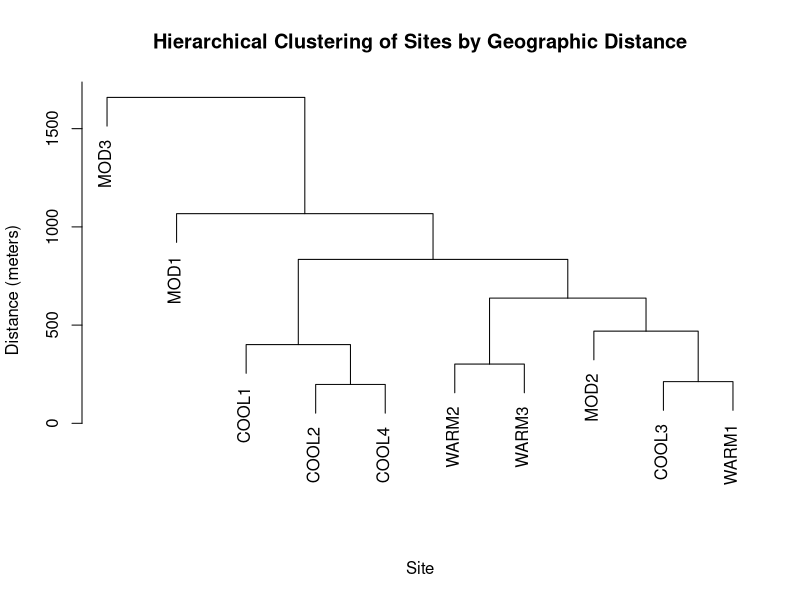

Write R code to recreate this figure.
# ====================================================
# Script Name: site_spatial_analysis.R
# Project: TundraBUZZ 2024-25
# Author: Alex Beauchemin
# Date Created: 2025-04-15
# Last Modified: 2025-04-22
# Description: This script does an exploratory analysis of distances between site locations as well as carrying out a hierarchical clustering analysis.
# Dependencies: R package: geosphere
# ====================================================

# Load packages
library(geosphere)


#### Define site coordinates ----
# Define site coordinates
coords_cool <- data.frame(
  site = c("COOL1", "COOL2", "COOL3", "COOL4"),
  lat = c(69.56863, 69.56984, 69.57541, 69.57161),
  lon = c(-138.91122, -138.90289, -138.89679, -138.90336)
)

coords_mod <- data.frame(
  site = c("MOD1", "MOD2", "MOD3"),
  lat = c(69.57969, 69.57637, 69.58023),
  lon = c(-138.91010, -138.88717, -138.86055)
)

coords_warm <- data.frame(
  site = c("WARM1", "WARM2", "WARM3"),
  lat = c(69.57367, 69.57176, 69.57268),
  lon = c(-138.89902, -138.87789, -138.88519)
)

# Add temp_group column to each
coords_cool$temp_group <- "COOL"
coords_mod$temp_group  <- "MOD"
coords_warm$temp_group <- "WARM"

# Combine all site coordinate data frames
coords_all <- rbind(coords_cool, coords_mod, coords_warm)

# Compute all pairwise distances (in meters)
dist_matrix <- distm(coords_all[, c("lon", "lat")], fun = distHaversine)

# Extract upper triangle of matrix
dists <- dist_matrix[upper.tri(dist_matrix)]

# Average distance in meters
mean_distance_m <- mean(dists)

# Convert to km if needed
mean_distance_km <- mean_distance_m / 1000
mean_distance_km




#### Calculate pairwise distances ----

# Create a function to calculate average pairwise distance between two groups
average_group_distance <- function(group1, group2, data) {
  # Subset coordinates
  coords1 <- data[data$temp_group == group1, c("lon", "lat")]
  coords2 <- data[data$temp_group == group2, c("lon", "lat")]
  
  # Create all pairwise combinations between the two groups
  pairs <- expand.grid(1:nrow(coords1), 1:nrow(coords2))
  
  # Calculate distances for all pairs
  dists <- mapply(function(i, j) {
    distHaversine(coords1[i, ], coords2[j, ])
  }, pairs[, 1], pairs[, 2])
  
  # Return mean distance (in meters)
  mean(dists)
}

# Calculate average pairwise distances between each group pair
avg_cool_mod  <- average_group_distance("COOL", "MOD", coords_all)
avg_cool_warm <- average_group_distance("COOL", "WARM", coords_all)
avg_mod_warm  <- average_group_distance("MOD", "WARM", coords_all)

# Print the results in km
cat("Average distance COOL to MOD:", round(avg_cool_mod / 1000, 2), "km\n")
cat("Average distance COOL to WARM:", round(avg_cool_warm / 1000, 2), "km\n")
cat("Average distance MOD to WARM:", round(avg_mod_warm / 1000, 2), "km\n")

# Get distance matrix (in meters)
dist_matrix <- distm(coords_all[, c("lon", "lat")], fun = distHaversine)
rownames(dist_matrix) <- coords_all$site
colnames(dist_matrix) <- coords_all$site

# Convert to dist object (required for hclust)
geo_dist <- as.dist(dist_matrix)

# Perform hierarchical clustering
hc_geo <- hclust(geo_dist, method = "average")  # or "complete", "ward.D", etc.

plot(hc_geo, main = "Hierarchical Clustering of Sites by Geographic Distance",
     xlab = "Site", sub = "", ylab = "Distance (meters)")

clusters <- cutree(hc_geo, k = 3)
coords_all$cluster <- clusters

# View cluster assignments
coords_all
